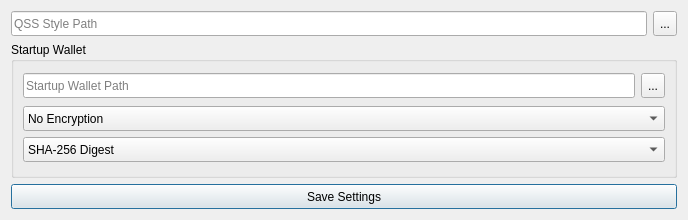
<?xml version="1.0" encoding="UTF-8"?>
<ui version="4.0">
 <class>SettingsDialogue</class>
 <widget class="QDialog" name="SettingsDialogue">
  <property name="geometry">
   <rect>
    <x>0</x>
    <y>0</y>
    <width>688</width>
    <height>220</height>
   </rect>
  </property>
  <property name="maximumSize">
   <size>
    <width>16777215</width>
    <height>220</height>
   </size>
  </property>
  <property name="windowTitle">
   <string>Settings</string>
  </property>
  <layout class="QGridLayout" name="gridLayout">
   <item row="0" column="0">
    <layout class="QVBoxLayout" name="verticalLayout_4">
     <item>
      <layout class="QHBoxLayout" name="hLayout_StyleSetting">
       <item>
        <widget class="QLineEdit" name="lineEdit_StylePath">
         <property name="minimumSize">
          <size>
           <width>0</width>
           <height>25</height>
          </size>
         </property>
         <property name="placeholderText">
          <string>QSS Style Path</string>
         </property>
        </widget>
       </item>
       <item>
        <widget class="QToolButton" name="toolButton_BrowseStyle">
         <property name="minimumSize">
          <size>
           <width>0</width>
           <height>25</height>
          </size>
         </property>
         <property name="text">
          <string>...</string>
         </property>
        </widget>
       </item>
      </layout>
     </item>
     <item>
      <widget class="QGroupBox" name="groupBox_StartupWallet">
       <property name="title">
        <string>Startup Wallet</string>
       </property>
       <layout class="QVBoxLayout" name="verticalLayout_3" stretch="1,10">
        <item>
         <layout class="QHBoxLayout" name="hLayout_StartupWalletPath">
          <item>
           <widget class="QLineEdit" name="lineEdit_StartupWalletPath">
            <property name="minimumSize">
             <size>
              <width>0</width>
              <height>25</height>
             </size>
            </property>
            <property name="placeholderText">
             <string>Startup Wallet Path</string>
            </property>
           </widget>
          </item>
          <item>
           <widget class="QToolButton" name="toolButton_BrowseStartupWallet">
            <property name="minimumSize">
             <size>
              <width>0</width>
              <height>25</height>
             </size>
            </property>
            <property name="text">
             <string>...</string>
            </property>
           </widget>
          </item>
         </layout>
        </item>
        <item>
         <layout class="QVBoxLayout" name="vLayout_EncryptionConfig">
          <item>
           <widget class="QComboBox" name="comboBox_EncryptionMode">
            <property name="minimumSize">
             <size>
              <width>0</width>
              <height>25</height>
             </size>
            </property>
            <item>
             <property name="text">
              <string>No Encryption</string>
             </property>
            </item>
            <item>
             <property name="text">
              <string>AES 128</string>
             </property>
            </item>
            <item>
             <property name="text">
              <string>AES 192</string>
             </property>
            </item>
            <item>
             <property name="text">
              <string>AES 256</string>
             </property>
            </item>
           </widget>
          </item>
          <item>
           <widget class="QComboBox" name="comboBox_KeyMode">
            <property name="minimumSize">
             <size>
              <width>0</width>
              <height>25</height>
             </size>
            </property>
            <item>
             <property name="text">
              <string>SHA-256 Digest</string>
             </property>
            </item>
            <item>
             <property name="text">
              <string>Direct Input</string>
             </property>
            </item>
           </widget>
          </item>
         </layout>
        </item>
       </layout>
      </widget>
     </item>
     <item>
      <widget class="QPushButton" name="pushButton_SaveSettings">
       <property name="minimumSize">
        <size>
         <width>0</width>
         <height>25</height>
        </size>
       </property>
       <property name="text">
        <string>Save Settings</string>
       </property>
      </widget>
     </item>
    </layout>
   </item>
  </layout>
 </widget>
 <resources/>
 <connections/>
</ui>
